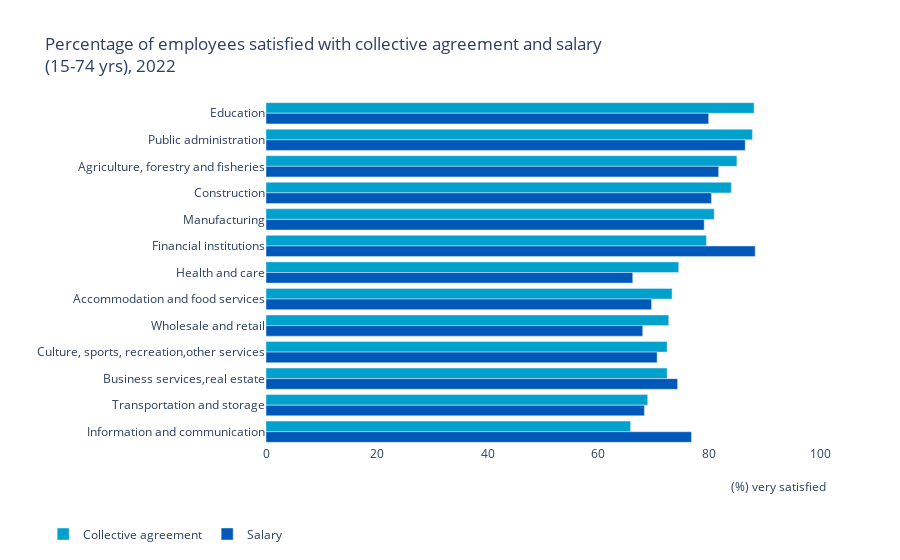

Here is the notebook cell this chart was saved with:
### Markdown cell above
## Information and communication workers least satisfied with CLA
In the majority of cases (20), the reason to strike was dissatisfaction with the collective labour agreement as a whole. For 8 strikes, the only reason were the wages. Workers have been asked to rate their satisfaction with their company’s collective agreement and salary as part of the Working Conditions Survey (NEA), conducted by CBS and TNO. This showed that, in 2022, 77 percent of all workers were (very) satisfied with their employer’s collective agreement. 74 percent of the employees were satisfied or very satisfied with their pay.

Workers (both 88 percent) were most likely to be (very) satisfied with the collective agreement in education and public administration. Least satisfied were workers in the information and communication sector, at 66 percent. Employees of financial institutions (88 percent) were most likely to be satisfied with their pay. Least satisified with pay were workers in the care sector (66 percent).

### Code cell
import plotly.graph_objects as go
import pandas as pd

# Read the data from table3.csv
df3 = pd.read_csv('table3.csv')

# Create an empty figure
fig3 = go.Figure()

# Define a list of tuples with the variable names and their respective colors
variables = [("Collective agreement (CAO) (% (very) satisfied)", '#00a1cd'), 
             ("Salary (% (very) satisfied)", '#0058b8')]

# Loop over the variables to add a trace for each one
for var, color in variables:
    name = var.split("(")[0].strip()
    fig3.add_trace(go.Bar(
        y=df3["Bedrijfstak"],
        x=df3[var],
        name=name,
        orientation='h',
        hovertemplate=f'%{{y}}<br>{name}: <b>%{{x}}% (very) satisfied</b><extra></extra>',
        marker_color=color
    ))

# Customize the plot layout
fig3.update_layout(
    plot_bgcolor='white',
    title="Percentage of employees satisfied with collective agreement and salary<br>(15-74 yrs), 2022",
    xaxis=dict(title='', title_standoff=10, automargin=True, range=[0, 100]),  # Hide the original x-axis title
    yaxis=dict(title='', autorange="reversed", automargin=True),  # Remove y-axis title and add more whitespace between items
    legend=dict(title='', orientation='h', yanchor='bottom', y=-0.3, xanchor='right', x=0.04),  # Update legend settings
    barmode='group',  # Stack bars instead of placing them side-by-side
    annotations=[dict(x=1.015, y=-0.15, xref='paper', yref='paper', showarrow=False, text="(%) very satisfied")]  # Add annotation as x-axis title
)

# Show the plot
fig3.show()

### Figure 1 — Plotly figure (JSON) as saved in the notebook; plotly's stock layout.template omitted (floating-point values rounded to 4 significant figures)
{"data": [{"hovertemplate": "%{y}<br>Collective agreement: <b>%{x}% (very) satisfied</b><extra></extra>", "marker": {"color": "#00a1cd"}, "name": "Collective agreement", "orientation": "h", "type": "bar", "x": [88.1, 87.8, 85, 84, 80.9, 79.5, 74.5, 73.3, 72.7, 72.4, 72.4, 68.9, 65.8], "y": ["Education", "Public administration", "Agriculture, forestry and fisheries", "Construction", "Manufacturing", "Financial institutions", "Health and care", "Accommodation and food services", "Wholesale and retail", "Culture, sports, recreation,other services", "Business services,real estate", "Transportation and storage", "Information and communication"]}, {"hovertemplate": "%{y}<br>Salary: <b>%{x}% (very) satisfied</b><extra></extra>", "marker": {"color": "#0058b8"}, "name": "Salary", "orientation": "h", "type": "bar", "x": [79.9, 86.5, 81.7, 80.4, 79.1, 88.3, 66.2, 69.6, 68, 70.6, 74.3, 68.3, 76.8], "y": ["Education", "Public administration", "Agriculture, forestry and fisheries", "Construction", "Manufacturing", "Financial institutions", "Health and care", "Accommodation and food services", "Wholesale and retail", "Culture, sports, recreation,other services", "Business services,real estate", "Transportation and storage", "Information and communication"]}], "layout": {"annotations": [{"showarrow": false, "text": "(%) very satisfied", "x": 1.015, "xref": "paper", "y": -0.15, "yref": "paper"}], "barmode": "group", "legend": {"orientation": "h", "title": {"text": ""}, "x": 0.04, "xanchor": "right", "y": -0.3, "yanchor": "bottom"}, "plot_bgcolor": "white", "title": {"text": "Percentage of employees satisfied with collective agreement and salary<br>(15-74 yrs), 2022"}, "xaxis": {"automargin": true, "range": [0, 100], "title": {"standoff": 10, "text": ""}}, "yaxis": {"automargin": true, "autorange": "reversed", "title": {"text": ""}}}}
